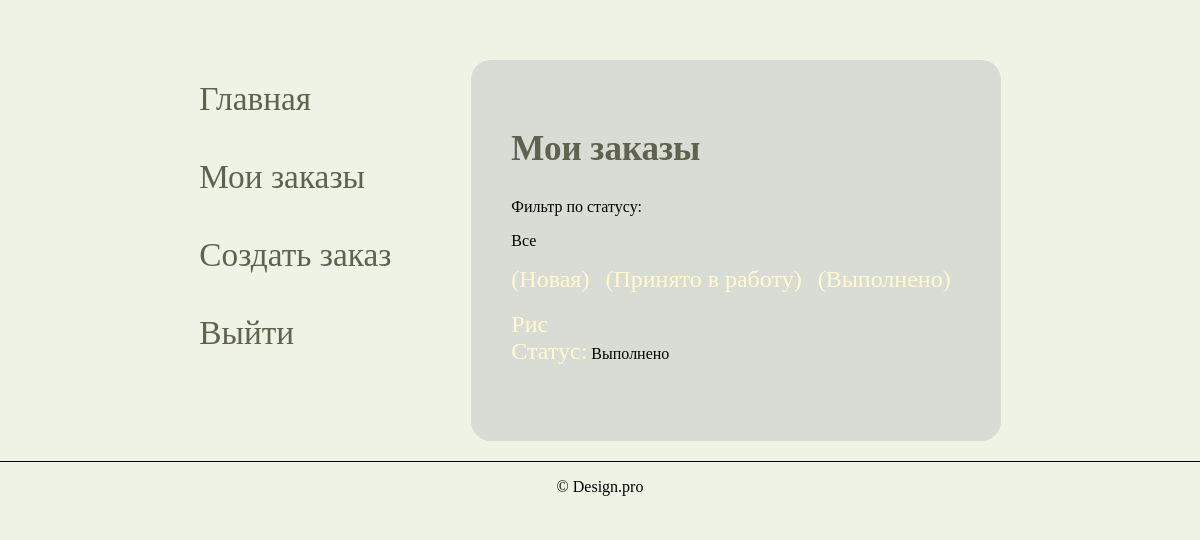
The app's page /studio/myorders/ (signed in), older data.
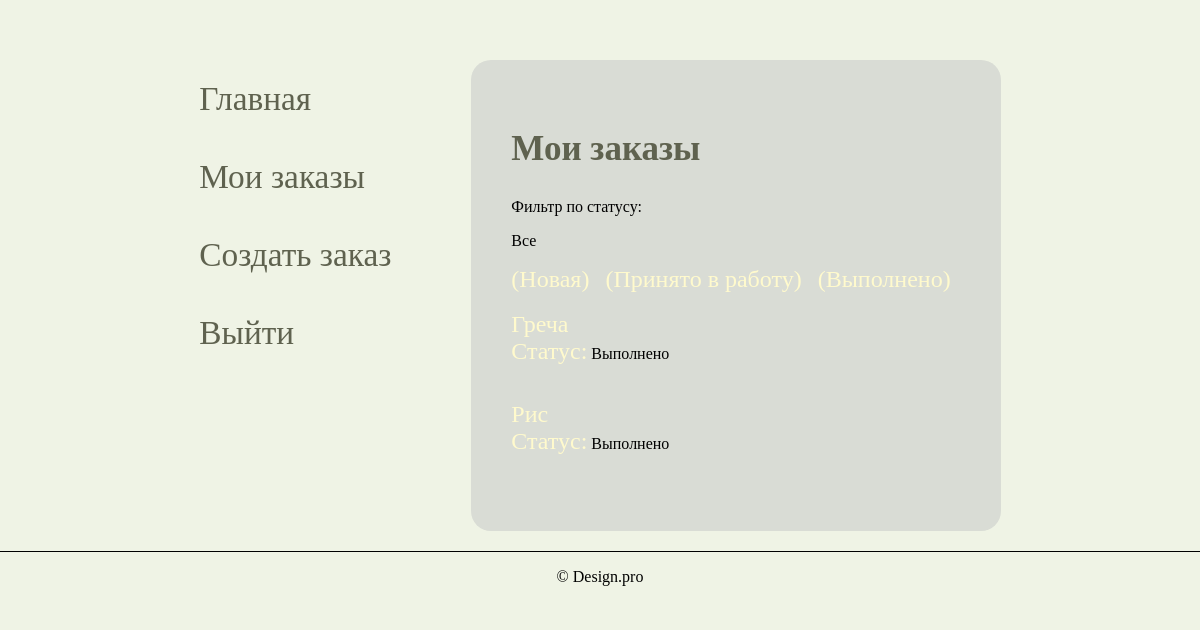
The same page, newer data.
### studio/models.py (models this page shows, shortened)
class Order(models.Model):
    day_add = models.DateField(null=True, blank=True)
    name = models.CharField(max_length=200, verbose_name='Имя', blank=False)
    summary = models.TextField(max_length=1000, help_text="Описание", blank=False)
    category = models.ForeignKey('category', help_text="Выбор категории", on_delete=models.CASCADE, blank=False)
    photo_file = models.ImageField(max_length=200, upload_to=get_name_file, blank=False, null=True,
                                   validators=[FileExtensionValidator(allowed_extensions=['png', 'jpg', 'jpeg'])])
    customer_order = models.ForeignKey('user', on_delete=models.SET_NULL, null=True, blank=True)
    comment = models.TextField(max_length=1000, help_text="Комментарий", blank=True)
    img = models.ImageField(max_length=200, upload_to=get_name_file, blank=True, null=True,
                            validators=[FileExtensionValidator(allowed_extensions=['png', 'jpg', 'jpeg'])])
    LOAN_STATUS = (
        ('n', 'Новая'),
        ('a', 'Принято в работу'),
        ('c', 'Выполнено'),
    )
    status = models.CharField(max_length=1, choices=LOAN_STATUS, blank=True, default='n')
    def get_status_name(self):
        for status in self.LOAN_STATUS:
            if status[0] == self.status:
                return status[1]
        return 'Не задан'
    class Meta:
        ordering = ["status"]
        permissions = (("can_mark_returned", "Установите статус заказа"),)

### studio/views.py (the view)
# urls.py: path('myorders/', views.LoanedOrdersByUserListView.as_view(), name='my-order'),
class LoanedOrdersByUserListView(LoginRequiredMixin, generic.ListView):
    model = Order
    template_name = 'studio/order_list_customer_user.html'
    paginate_by = 10
    status = None
    def get(self, request, *args, **kwargs):
        if request.GET.get('status'):
            self.status = request.GET.get('status')
        return super().get(request, *args, **kwargs)
    def get_context_data(self, **kwargs):
        context = super(LoanedOrdersByUserListView, self).get_context_data(**kwargs)
        context['status_list'] = Order.LOAN_STATUS
        return context
    def get_queryset(self):
        if self.status:
            return Order.objects.filter(customer_order=self.request.user, status=self.status)
        return Order.objects.filter(customer_order=self.request.user).order_by('-day_add')

### studio/templates/studio/order_list_customer_user.html (shortened to what this page needs)
{% load static %}
{% load thumbnail %}
<!DOCTYPE html>
<html lang="ru">
<head>
    <link rel="stylesheet" media="screen" type="text/css" href="{% static 'css/style.css' %}">
</head>
<div class="order_list">
    <div class="mein">
        <div class="link">
            <a href="{% url 'index'  %}">Главная</a>
            <a href="{% url 'my-order' %}">Мои заказы</a>
            <a href="{% url 'order-create' %}">Создать заказ</a>
            <a href="{% url 'logout'%}?next={{request.path}}">Выйти</a>
        </div>
        <div class="content">
            <h2>Мои заказы</h2>
            <div class="link_filter"><p>Фильтр по статусу:</p>
                {% if not request.GET.status %}
                <p>Все</p>
                {% else %}
                <div class="link_filter">
                    <a href="{% url 'my-order' %}">Все</a>
                    {% endif %}
                    {% for item in status_list %}
                    {% if request.GET.status != item.0 %}
                    <a href="{% url 'my-order' %}?status={{item.0}}"> ({{item.1}}) </a>
                    {% else %}
                    {{item.status}}
                    {% endif %}
                    {% endfor %}
                </div>
                <br>
                {% if order_list %}
                {% for order in order_list %}
                <div class="project">
                    <div class="link_list">
                        <a href="{% url 'order-detail' order.pk %}">{{order.name}} </a>
                        <div><span class="font-weight-bold">Статус:</span> {{order.get_status_name}}</div>
                        <br>
                    </div>
                </div>
                <br>
                {% endfor %}
                {% else %}
                <p>Заказов нет</p>
                {% endif %}
            </div>
        </div>
    </div>
    <footer>
        <p>&copy; Design.pro</p>
    </footer>
    </body>
</html>

Row changes from the older to the newer data that the page shows:
added Order: name "Греча", get_status_name "Выполнено"
